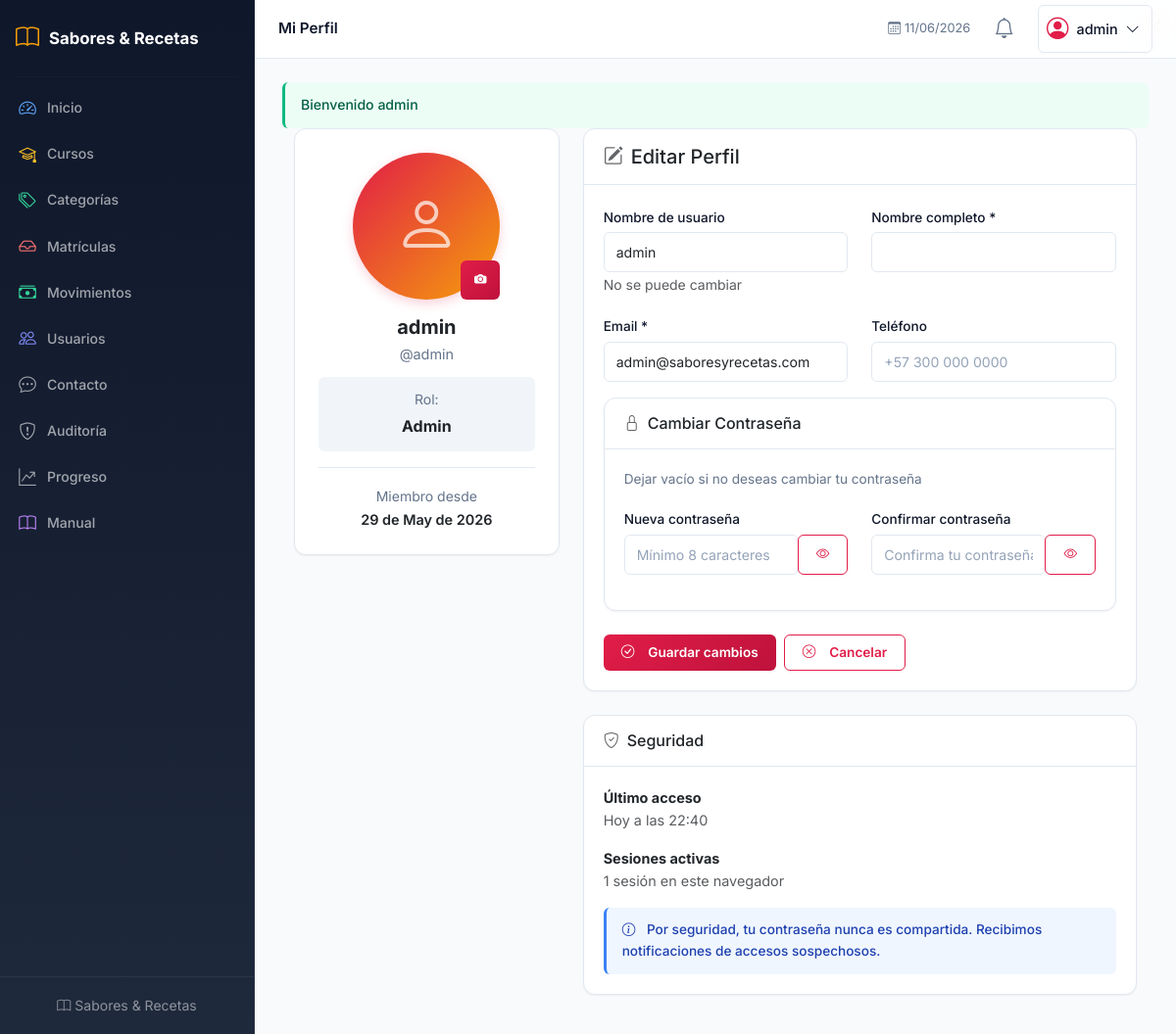
Screenshot of /index.php/perfil (signed in) with the database file from the repository.
### tables this page shows
CREATE TABLE usuarios (
  id int(11) NOT NULL AUTO_INCREMENT,
  username varchar(80) NOT NULL,
  email varchar(120) NOT NULL,
  password_hash varchar(255) NOT NULL,
  role varchar(20) DEFAULT 'client',
  address varchar(200) DEFAULT '',
  phone varchar(20) DEFAULT '',
  created_at datetime DEFAULT CURRENT_TIMESTAMP,
  PRIMARY KEY (id),
  UNIQUE KEY username (username),
  UNIQUE KEY email (email)
);

### app/Views/users/profile.php (the view, shortened to what the rows shown need)
<div class="container-fluid">
  <div class="row">
    <div class="col-lg-4 mb-4">
      <div class="card fade-in">
        <div class="card-body text-center p-4">
          <div class="profile-photo-container mb-3" style="position: relative; display: inline-block;">
            <div class="profile-photo" style="width: 150px; height: 150px; border-radius: 50%; background: linear-gradient(135deg, var(--primary), var(--accent)); display: flex; align-items: center; justify-content: center; overflow: hidden; box-shadow: 0 4px 12px rgba(225, 29, 72, 0.2);">
              <?php if (!empty($usuario['profile_photo'])): ?>
              <img src="<?= upload_url('profiles', $usuario['profile_photo']) ?>" alt="<?= e($usuario['fullname']) ?>" style="width: 100%; height: 100%; object-fit: cover;">
              <?php else: ?>
              <i class="bi bi-person" style="font-size: 4rem; color: #fff; opacity: 0.7;"></i>
              <?php endif; ?>
            </div>
            <button class="btn btn-sm btn-primary" style="position: absolute; bottom: 0; right: 0; border-radius: 50%; width: 40px; height: 40px; padding: 0; display: flex; align-items: center; justify-content: center;" data-bs-toggle="modal" data-bs-target="#photoModal" title="Cambiar foto">
              <i class="bi bi-camera-fill"></i>
            </button>
          </div>
          <h5 style="font-weight: 700; margin-bottom: 4px;"><?= e($usuario['fullname'] ?? $usuario['username']) ?></h5>
          <p style="color: var(--text-muted); font-size: 0.9rem; margin-bottom: 12px;">@<?= e($usuario['username']) ?></p>
          <div style="background: #F1F5F9; border-radius: var(--radius-xs); padding: 12px; margin-bottom: 16px;">
            <small style="color: var(--text-muted); display: block; margin-bottom: 4px;">Rol:</small>
            <strong style="text-transform: capitalize;"><?= ucfirst($usuario['role']) ?></strong>
          </div>
          <div style="border-top: 1px solid var(--border); padding-top: 16px;">
            <small style="color: var(--text-muted);">Miembro desde</small>
            <p style="font-size: 0.9rem; font-weight: 600; margin: 0;">
              <?= date('d \d\e F \d\e Y', strtotime($usuario['created_at'])) ?>
            </p>
          </div>
        </div>
      </div>
    </div>
    <div class="col-lg-8">
      <div class="card fade-in">
        <div class="card-header">
          <h5 class="mb-0"><i class="bi bi-pencil-square me-2"></i>Editar Perfil</h5>
        </div>
        <div class="card-body">
          <form method="post" action="<?= url('perfil/actualizar') ?>" id="profileForm">
            <div class="row mb-3">
              <div class="col-md-6">
                <label class="form-label">Nombre de usuario</label>
                <input type="text" class="form-control" value="<?= e($usuario['username']) ?>" disabled>
                <small class="text-muted">No se puede cambiar</small>
              </div>
              <div class="col-md-6">
                <label class="form-label">Nombre completo *</label>
                <input type="text" name="fullname" class="form-control" value="<?= e($usuario['fullname'] ?? '') ?>" required>
              </div>
            </div>
            <div class="row mb-3">
              <div class="col-md-6">
                <label class="form-label">Email *</label>
                <input type="email" name="email" class="form-control" value="<?= e($usuario['email']) ?>" required>
              </div>
              <div class="col-md-6">
                <label class="form-label">Teléfono</label>
                <input type="tel" name="phone" class="form-control" value="<?= e($usuario['phone'] ?? '') ?>" placeholder="+57 300 000 0000">
              </div>
            </div>
            <div class="card" style="background: #F8FAFC; border: 1px solid var(--border); margin-bottom: 24px;">
              <div class="card-header" style="background: transparent; border-bottom: 1px solid var(--border);">
                <h6 class="mb-0"><i class="bi bi-lock me-2"></i>Cambiar Contraseña</h6>
              </div>
              <div class="card-body">
                <p style="font-size: 0.85rem; color: var(--text-muted); margin-bottom: 16px;">
                  Dejar vacío si no deseas cambiar tu contraseña
                </p>
                <div class="row">
                  <div class="col-md-6 mb-3">
                    <label class="form-label">Nueva contraseña</label>
                    <div class="input-group">
                      <input type="password" name="password" class="form-control" id="password" placeholder="Mínimo 8 caracteres" minlength="8">
                      <button class="btn btn-outline-secondary" type="button" onclick="togglePasswordVisibility('password')">
                        <i class="bi bi-eye"></i>
                      </button>
                    </div>
                  </div>
                  <div class="col-md-6 mb-3">
                    <label class="form-label">Confirmar contraseña</label>
                    <div class="input-group">
                      <input type="password" name="password_confirm" class="form-control" id="password_confirm" placeholder="Confirma tu contraseña">
                      <button class="btn btn-outline-secondary" type="button" onclick="togglePasswordVisibility('password_confirm')">
                        <i class="bi bi-eye"></i>
                      </button>
                    </div>
                  </div>
                </div>
              </div>
            </div>
            <div class="d-flex gap-2">
              <button type="submit" class="btn btn-primary">
                <i class="bi bi-check-circle me-2"></i>Guardar cambios
              </button>
              <a href="<?= url('perfil') ?>" class="btn btn-outline-secondary">
                <i class="bi bi-x-circle me-2"></i>Cancelar
              </a>
            </div>
          </form>
        </div>
      </div>
      <div class="card fade-in mt-4">
        <div class="card-header">
          <h6 class="mb-0"><i class="bi bi-shield-check me-2"></i>Seguridad</h6>
        </div>
        <div class="card-body" style="font-size: 0.9rem;">
          <div class="mb-3">
            <strong>Último acceso</strong>
            <p class="text-muted mb-0">Hoy a las <?= date('H:i') ?></p>
          </div>
          <div class="mb-3">
            <strong>Sesiones activas</strong>
            <p class="text-muted mb-0">1 sesión en este navegador</p>
          </div>
          <div class="alert alert-info" style="font-size: 0.85rem; margin-bottom: 0;">
            <i class="bi bi-info-circle me-2"></i>
            Por seguridad, tu contraseña nunca es compartida. Recibimos notificaciones de accesos sospechosos.
          </div>
        </div>
      </div>
    </div>
  </div>
</div>

### app/Core/Router.php (shortened to what the rows shown need)
<?php
class Router
{
    private $routes = [];
    private function addRoute($method, $route, $action, $middleware)
    {
        $route = preg_replace('/\{([a-zA-Z_]+)\}/', '(?P<$1>[^/]+)', $route);
        $this->routes[] = ['method' => $method, 'route' => $route, 'pattern' => '#^' . $route . '$#', 'action' => $action, 'middleware' => $middleware];
    }
    public function dispatch()
    {
        $method = $_SERVER['REQUEST_METHOD'];
        $uri = trim(str_replace(dirname($_SERVER['SCRIPT_NAME']), '', parse_url($_SERVER['REQUEST_URI'], PHP_URL_PATH)), '/');
        $uri = preg_replace('#^index\.php/?#', '', $uri);
        foreach ($this->routes as $r) {
            if ($r['method'] !== $method) continue;
            $testUri = $r['route'] === '/' ? ($uri === '' ? '/' : null) : $uri;
            if ($testUri === null) continue;
            if (!preg_match($r['pattern'], $testUri, $matches)) continue;
            $params = array_filter($matches, 'is_string', ARRAY_FILTER_USE_KEY);
            list($ctrl, $meth) = explode('@', $r['action']);
            call_user_func_array([new $class(), $meth], $params);
            return;
        }
    }
}

### rows the page displays
usuarios: username "admin", role "Admin", created_at "29 de May de 2026", email "admin@saboresyrecetas.com"

### other values shown
$msg "Bienvenido admin"
